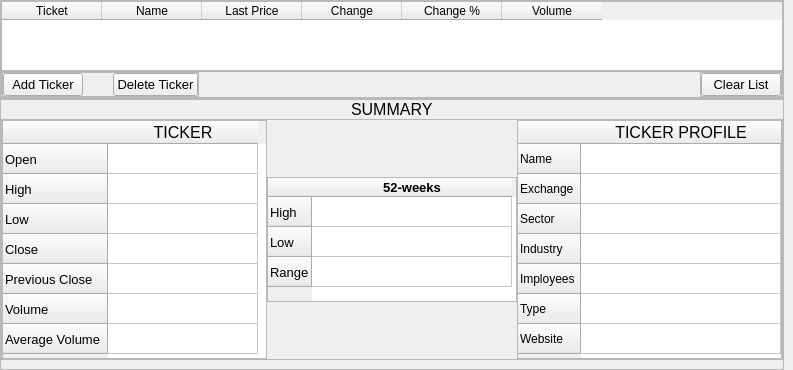
         <widget class="QWidget" name="watchlitMenu_page">
          <layout class="QVBoxLayout" name="verticalLayout">
           <property name="spacing">
            <number>0</number>
           </property>
           <property name="leftMargin">
            <number>0</number>
           </property>
           <property name="topMargin">
            <number>0</number>
           </property>
           <property name="rightMargin">
            <number>9</number>
           </property>
           <property name="bottomMargin">
            <number>0</number>
           </property>
           <item>
            <widget class="QFrame" name="frame">
             <property name="sizePolicy">
              <sizepolicy hsizetype="Preferred" vsizetype="Expanding">
               <horstretch>0</horstretch>
               <verstretch>0</verstretch>
              </sizepolicy>
             </property>
             <property name="font">
              <font>
               <pointsize>6</pointsize>
              </font>
             </property>
             <property name="frameShape">
              <enum>QFrame::StyledPanel</enum>
             </property>
             <property name="frameShadow">
              <enum>QFrame::Raised</enum>
             </property>
             <layout class="QVBoxLayout" name="verticalLayout_3">
              <property name="spacing">
               <number>0</number>
              </property>
              <property name="leftMargin">
               <number>0</number>
              </property>
              <property name="topMargin">
               <number>0</number>
              </property>
              <property name="rightMargin">
               <number>0</number>
              </property>
              <property name="bottomMargin">
               <number>0</number>
              </property>
              <item>
               <widget class="QTableWidget" name="table_watchlist">
                <property name="sizePolicy">
                 <sizepolicy hsizetype="Expanding" vsizetype="Expanding">
                  <horstretch>0</horstretch>
                  <verstretch>0</verstretch>
                 </sizepolicy>
                </property>
                <property name="minimumSize">
                 <size>
                  <width>338</width>
                  <height>0</height>
                 </size>
                </property>
                <property name="sizeAdjustPolicy">
                 <enum>QAbstractScrollArea::AdjustToContents</enum>
                </property>
                <property name="columnCount">
                 <number>6</number>
                </property>
                <column>
                 <property name="text">
                  <string extracomment="comm">Ticket</string>
                 </property>
                 <property name="font">
                  <font>
                   <pointsize>9</pointsize>
                  </font>
                 </property>
                 <property name="textAlignment">
                  <set>AlignCenter</set>
                 </property>
                </column>
                <column>
                 <property name="text">
                  <string>Name</string>
                 </property>
                 <property name="font">
                  <font>
                   <pointsize>9</pointsize>
                  </font>
                 </property>
                 <property name="textAlignment">
                  <set>AlignCenter</set>
                 </property>
                </column>
                <column>
                 <property name="text">
                  <string>Last Price</string>
                 </property>
                 <property name="font">
                  <font>
                   <pointsize>9</pointsize>
                  </font>
                 </property>
                 <property name="textAlignment">
                  <set>AlignCenter</set>
                 </property>
                </column>
                <column>
                 <property name="text">
                  <string>Change</string>
                 </property>
                 <property name="font">
                  <font>
                   <pointsize>9</pointsize>
                  </font>
                 </property>
                 <property name="textAlignment">
                  <set>AlignCenter</set>
                 </property>
                </column>
                <column>
                 <property name="text">
                  <string>Change %</string>
                 </property>
                 <property name="font">
                  <font>
                   <pointsize>9</pointsize>
                  </font>
                 </property>
                 <property name="textAlignment">
                  <set>AlignCenter</set>
                 </property>
                </column>
                <column>
                 <property name="text">
                  <string>Volume</string>
                 </property>
                 <property name="font">
                  <font>
                   <pointsize>9</pointsize>
                  </font>
                 </property>
                 <property name="textAlignment">
                  <set>AlignCenter</set>
                 </property>
                </column>
               </widget>
              </item>
              <item alignment="Qt::AlignBottom">
               <widget class="QFrame" name="mainWindow_btnFrame">
                <property name="sizePolicy">
                 <sizepolicy hsizetype="Minimum" vsizetype="Minimum">
                  <horstretch>0</horstretch>
                  <verstretch>0</verstretch>
                 </sizepolicy>
                </property>
                <property name="minimumSize">
                 <size>
                  <width>0</width>
                  <height>0</height>
                 </size>
                </property>
                <property name="font">
                 <font>
                  <pointsize>10</pointsize>
                 </font>
                </property>
                <property name="frameShape">
                 <enum>QFrame::StyledPanel</enum>
                </property>
                <property name="frameShadow">
                 <enum>QFrame::Raised</enum>
                </property>
                <layout class="QHBoxLayout" name="horizontalLayout_5">
                 <property name="spacing">
                  <number>0</number>
                 </property>
                 <property name="leftMargin">
                  <number>0</number>
                 </property>
                 <property name="topMargin">
                  <number>0</number>
                 </property>
                 <property name="rightMargin">
                  <number>0</number>
                 </property>
                 <property name="bottomMargin">
                  <number>0</number>
                 </property>
                 <item alignment="Qt::AlignLeft|Qt::AlignBottom">
                  <widget class="QFrame" name="frame_7">
                   <property name="frameShape">
                    <enum>QFrame::StyledPanel</enum>
                   </property>
                   <property name="frameShadow">
                    <enum>QFrame::Raised</enum>
                   </property>
                   <layout class="QHBoxLayout" name="horizontalLayout_6">
                    <property name="spacing">
                     <number>0</number>
                    </property>
                    <property name="leftMargin">
                     <number>0</number>
                    </property>
                    <property name="topMargin">
                     <number>0</number>
                    </property>
                    <property name="rightMargin">
                     <number>0</number>
                    </property>
                    <property name="bottomMargin">
                     <number>0</number>
                    </property>
                    <item>
                     <widget class="QPushButton" name="pushButton_addTicker_main">
                      <property name="text">
                       <string>Add Ticker</string>
                      </property>
                     </widget>
                    </item>
                    <item>
                     <spacer name="horizontalSpacer_3">
                      <property name="orientation">
                       <enum>Qt::Horizontal</enum>
                      </property>
                      <property name="sizeHint" stdset="0">
                       <size>
                        <width>30</width>
                        <height>20</height>
                       </size>
                      </property>
                     </spacer>
                    </item>
                    <item>
                     <widget class="QPushButton" name="pushButton_deleteTicker_main">
                      <property name="sizePolicy">
                       <sizepolicy hsizetype="Minimum" vsizetype="Fixed">
                        <horstretch>0</horstretch>
                        <verstretch>0</verstretch>
                       </sizepolicy>
                      </property>
                      <property name="baseSize">
                       <size>
                        <width>29</width>
                        <height>0</height>
                       </size>
                      </property>
                      <property name="text">
                       <string>Delete Ticker</string>
                      </property>
                     </widget>
                    </item>
                   </layout>
                  </widget>
                 </item>
                 <item alignment="Qt::AlignRight">
                  <widget class="QFrame" name="frame_8">
                   <property name="frameShape">
                    <enum>QFrame::StyledPanel</enum>
                   </property>
                   <property name="frameShadow">
                    <enum>QFrame::Raised</enum>
                   </property>
                   <layout class="QGridLayout" name="gridLayout_2">
                    <property name="leftMargin">
                     <number>0</number>
                    </property>
                    <property name="topMargin">
                     <number>0</number>
                    </property>
                    <property name="rightMargin">
                     <number>0</number>
                    </property>
                    <property name="bottomMargin">
                     <number>0</number>
                    </property>
                    <property name="spacing">
                     <number>0</number>
                    </property>
                    <item row="0" column="0" alignment="Qt::AlignRight">
                     <widget class="QPushButton" name="pushButton_clearList_main">
                      <property name="text">
                       <string>Clear List</string>
                      </property>
                     </widget>
                    </item>
                   </layout>
                  </widget>
                 </item>
                </layout>
               </widget>
              </item>
             </layout>
            </widget>
           </item>
           <item alignment="Qt::AlignVCenter">
            <widget class="QFrame" name="frame_2">
             <property name="sizePolicy">
              <sizepolicy hsizetype="Expanding" vsizetype="Expanding">
               <horstretch>0</horstretch>
               <verstretch>0</verstretch>
              </sizepolicy>
             </property>
             <property name="minimumSize">
              <size>
               <width>0</width>
               <height>100</height>
              </size>
             </property>
             <property name="baseSize">
              <size>
               <width>0</width>
               <height>0</height>
              </size>
             </property>
             <property name="frameShape">
              <enum>QFrame::StyledPanel</enum>
             </property>
             <property name="frameShadow">
              <enum>QFrame::Raised</enum>
             </property>
             <layout class="QVBoxLayout" name="verticalLayout_7">
              <property name="spacing">
               <number>0</number>
              </property>
              <property name="leftMargin">
               <number>0</number>
              </property>
              <property name="topMargin">
               <number>0</number>
              </property>
              <property name="rightMargin">
               <number>0</number>
              </property>
              <property name="bottomMargin">
               <number>9</number>
              </property>
              <item alignment="Qt::AlignHCenter">
               <widget class="QLabel" name="label_summary">
                <property name="font">
                 <font>
                  <family>MS Shell Dlg 2</family>
                  <pointsize>12</pointsize>
                  <weight>9</weight>
                  <italic>false</italic>
                  <bold>false</bold>
                 </font>
                </property>
                <property name="styleSheet">
                 <string notr="true">font: 75 12pt &quot;MS Shell Dlg 2&quot;;
</string>
                </property>
                <property name="text">
                 <string>SUMMARY</string>
                </property>
               </widget>
              </item>
              <item alignment="Qt::AlignVCenter">
               <widget class="QFrame" name="frame_4">
                <property name="sizePolicy">
                 <sizepolicy hsizetype="Expanding" vsizetype="Expanding">
                  <horstretch>0</horstretch>
                  <verstretch>0</verstretch>
                 </sizepolicy>
                </property>
                <property name="frameShape">
                 <enum>QFrame::StyledPanel</enum>
                </property>
                <property name="frameShadow">
                 <enum>QFrame::Raised</enum>
                </property>
                <layout class="QHBoxLayout" name="horizontalLayout_3">
                 <property name="spacing">
                  <number>0</number>
                 </property>
                 <property name="leftMargin">
                  <number>0</number>
                 </property>
                 <property name="topMargin">
                  <number>0</number>
                 </property>
                 <property name="rightMargin">
                  <number>0</number>
                 </property>
                 <property name="bottomMargin">
                  <number>0</number>
                 </property>
                 <item>
                  <widget class="QTableWidget" name="tableWidget_summary_1">
                   <property name="sizePolicy">
                    <sizepolicy hsizetype="Preferred" vsizetype="Preferred">
                     <horstretch>0</horstretch>
                     <verstretch>0</verstretch>
                    </sizepolicy>
                   </property>
                   <property name="minimumSize">
                    <size>
                     <width>265</width>
                     <height>239</height>
                    </size>
                   </property>
                   <property name="maximumSize">
                    <size>
                     <width>265</width>
                     <height>239</height>
                    </size>
                   </property>
                   <property name="sizeAdjustPolicy">
                    <enum>QAbstractScrollArea::AdjustToContents</enum>
                   </property>
                   <property name="showGrid">
                    <bool>true</bool>
                   </property>
                   <property name="gridStyle">
                    <enum>Qt::SolidLine</enum>
                   </property>
                   <attribute name="horizontalHeaderDefaultSectionSize">
                    <number>150</number>
                   </attribute>
                   <row>
                    <property name="text">
                     <string>Open</string>
                    </property>
                    <property name="font">
                     <font>
                      <pointsize>10</pointsize>
                     </font>
                    </property>
                   </row>
                   <row>
                    <property name="text">
                     <string>High</string>
                    </property>
                    <property name="font">
                     <font>
                      <pointsize>10</pointsize>
                     </font>
                    </property>
                   </row>
                   <row>
                    <property name="text">
                     <string>Low</string>
                    </property>
                    <property name="font">
                     <font>
                      <pointsize>10</pointsize>
                     </font>
                    </property>
                   </row>
                   <row>
                    <property name="text">
                     <string>Close</string>
                    </property>
                    <property name="font">
                     <font>
                      <pointsize>10</pointsize>
                     </font>
                    </property>
                   </row>
                   <row>
                    <property name="text">
                     <string>Previous Close</string>
                    </property>
                    <property name="font">
                     <font>
                      <pointsize>10</pointsize>
                     </font>
                    </property>
                   </row>
                   <row>
                    <property name="text">
                     <string>Volume</string>
                    </property>
                    <property name="font">
                     <font>
                      <pointsize>10</pointsize>
                     </font>
                    </property>
                   </row>
                   <row>
                    <property name="text">
                     <string>Average Volume</string>
                    </property>
                    <property name="font">
                     <font>
                      <pointsize>10</pointsize>
                     </font>
                    </property>
                   </row>
                   <column>
                    <property name="text">
                     <string>TICKER</string>
                    </property>
                    <property name="font">
                     <font>
                      <pointsize>12</pointsize>
                      <weight>50</weight>
                      <bold>false</bold>
                     </font>
                    </property>
                   </column>
                  </widget>
                 </item>
                 <item alignment="Qt::AlignVCenter">
                  <widget class="QTableWidget" name="tableWidget_summary_2">
                   <property name="minimumSize">
                    <size>
                     <width>250</width>
                     <height>0</height>
                    </size>
                   </property>
                   <property name="maximumSize">
                    <size>
                     <width>240</width>
                     <height>16777215</height>
                    </size>
                   </property>
                   <property name="sizeAdjustPolicy">
                    <enum>QAbstractScrollArea::AdjustToContents</enum>
                   </property>
                   <attribute name="horizontalHeaderDefaultSectionSize">
                    <number>200</number>
                   </attribute>
                   <row>
                    <property name="text">
                     <string>High</string>
                    </property>
                    <property name="font">
                     <font>
                      <pointsize>10</pointsize>
                     </font>
                    </property>
                   </row>
                   <row>
                    <property name="text">
                     <string>Low</string>
                    </property>
                    <property name="font">
                     <font>
                      <pointsize>10</pointsize>
                     </font>
                    </property>
                   </row>
                   <row>
                    <property name="text">
                     <string>Range</string>
                    </property>
                    <property name="font">
                     <font>
                      <pointsize>10</pointsize>
                     </font>
                    </property>
                   </row>
                   <column>
                    <property name="text">
                     <string>52-weeks</string>
                    </property>
                    <property name="font">
                     <font>
                      <pointsize>10</pointsize>
                      <weight>75</weight>
                      <bold>true</bold>
                     </font>
                    </property>
                    <property name="textAlignment">
                     <set>AlignCenter</set>
                    </property>
                   </column>
                  </widget>
                 </item>
                 <item alignment="Qt::AlignVCenter">
                  <widget class="QTableWidget" name="tableWidget_summary_3">
                   <property name="sizePolicy">
                    <sizepolicy hsizetype="Preferred" vsizetype="Preferred">
                     <horstretch>0</horstretch>
                     <verstretch>0</verstretch>
                    </sizepolicy>
                   </property>
                   <property name="minimumSize">
                    <size>
                     <width>265</width>
                     <height>239</height>
                    </size>
                   </property>
                   <property name="maximumSize">
                    <size>
                     <width>265</width>
                     <height>239</height>
                    </size>
                   </property>
                   <property name="sizeAdjustPolicy">
                    <enum>QAbstractScrollArea::AdjustToContents</enum>
                   </property>
                   <attribute name="horizontalHeaderDefaultSectionSize">
                    <number>200</number>
                   </attribute>
                   <row>
                    <property name="text">
                     <string>Name</string>
                    </property>
                   </row>
                   <row>
                    <property name="text">
                     <string>Exchange</string>
                    </property>
                   </row>
                   <row>
                    <property name="text">
                     <string>Sector</string>
                    </property>
                   </row>
                   <row>
                    <property name="text">
                     <string>Industry</string>
                    </property>
                   </row>
                   <row>
                    <property name="text">
                     <string>Imployees</string>
                    </property>
                   </row>
                   <row>
                    <property name="text">
                     <string>Type</string>
                    </property>
                   </row>
                   <row>
                    <property name="text">
                     <string>Website</string>
                    </property>
                   </row>
                   <column>
                    <property name="text">
                     <string>TICKER PROFILE</string>
                    </property>
                    <property name="font">
                     <font>
                      <pointsize>12</pointsize>
                      <weight>50</weight>
                      <bold>false</bold>
                     </font>
                    </property>
                    <property name="textAlignment">
                     <set>AlignCenter</set>
                    </property>
                   </column>
                  </widget>
                 </item>
                </layout>
               </widget>
              </item>
             </layout>
            </widget>
           </item>
          </layout>
         </widget>
